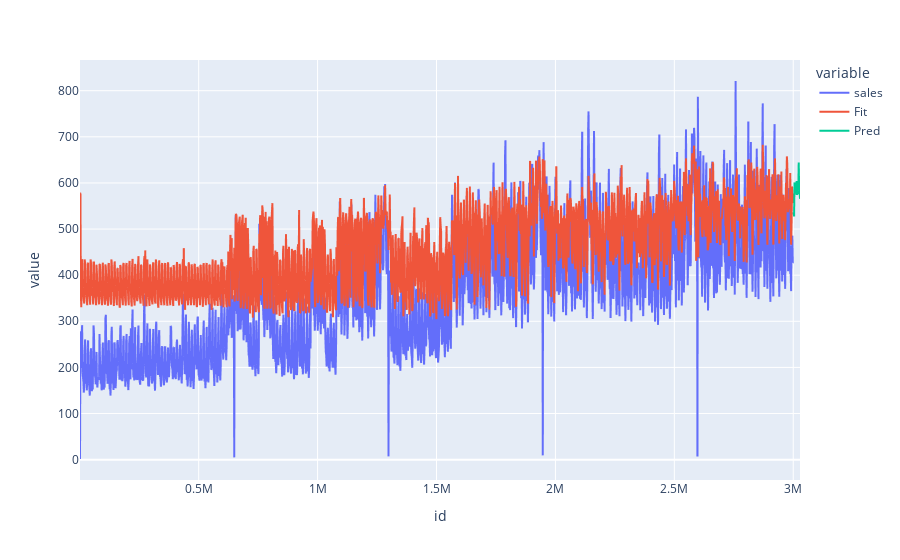

Notebook code for this chart:
### Code cell
trn=X_train.merge(y_train,left_index=True,right_index=True)
# tst=X_test.merge(y_test,left_index=True,right_index=True)
tst=X_test
fitt=pd.Series(model.predict(X_train),name='Fit',index=X_train.index)
pred=pd.Series(model.predict(X_test),name='Pred',index=X_test.index)
# res=pd.concat([X_train,X_test])
# res
res=pd.concat([trn,tst])
res=res.merge(fitt,left_index=True,right_index=True,how='outer')
res=res.merge(pred,left_index=True,right_index=True,how='outer')
res
px.line(res[['sales',	'Fit',	'Pred',]])

### Figure 1 — Plotly figure (JSON) as saved in the notebook; plotly's stock layout.template omitted (floating-point values rounded to 4 significant figures; data arrays with more than 128 entries replaced by an {"elided": "..."} marker saying what was removed)
{"data": [{"hovertemplate": "variable=sales<br>id=%{x}<br>value=%{y}<extra></extra>", "legendgroup": "sales", "line": {"color": "#636efa", "dash": "solid"}, "marker": {"symbol": "circle"}, "mode": "lines", "name": "sales", "showlegend": true, "type": "scattergl", "x": {"elided": "1700 float values"}, "xaxis": "x", "y": {"elided": "1700 float values"}, "yaxis": "y"}, {"hovertemplate": "variable=Fit<br>id=%{x}<br>value=%{y}<extra></extra>", "legendgroup": "Fit", "line": {"color": "#EF553B", "dash": "solid"}, "marker": {"symbol": "circle"}, "mode": "lines", "name": "Fit", "showlegend": true, "type": "scattergl", "x": {"elided": "1700 float values"}, "xaxis": "x", "y": {"elided": "1700 float values"}, "yaxis": "y"}, {"hovertemplate": "variable=Pred<br>id=%{x}<br>value=%{y}<extra></extra>", "legendgroup": "Pred", "line": {"color": "#00cc96", "dash": "solid"}, "marker": {"symbol": "circle"}, "mode": "lines", "name": "Pred", "showlegend": true, "type": "scattergl", "x": {"elided": "1700 float values"}, "xaxis": "x", "y": {"elided": "1700 float values"}, "yaxis": "y"}], "layout": {"legend": {"title": {"text": "variable"}, "tracegroupgap": 0}, "margin": {"t": 60}, "xaxis": {"anchor": "y", "domain": [0, 1], "title": {"text": "id"}}, "yaxis": {"anchor": "x", "domain": [0, 1], "title": {"text": "value"}}}}
